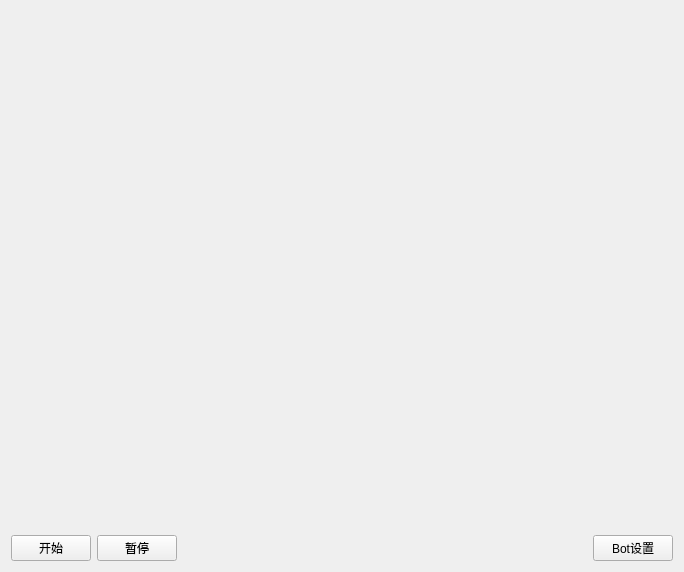
<?xml version="1.0" encoding="UTF-8"?>
<ui version="4.0">
 <class>FormGame</class>
 <widget class="QWidget" name="FormGame">
  <property name="geometry">
   <rect>
    <x>0</x>
    <y>0</y>
    <width>684</width>
    <height>572</height>
   </rect>
  </property>
  <property name="windowTitle">
   <string>游戏对局</string>
  </property>
  <layout class="QGridLayout" name="gridLayout">
   <item row="1" column="3">
    <layout class="QHBoxLayout" name="horizontalLayout">
     <item>
      <widget class="QPushButton" name="pushButtonBotSettings">
       <property name="text">
        <string>Bot设置</string>
       </property>
      </widget>
     </item>
    </layout>
   </item>
   <item row="1" column="0">
    <widget class="QPushButton" name="play">
     <property name="text">
      <string>开始</string>
     </property>
    </widget>
   </item>
   <item row="0" column="3">
    <spacer name="verticalSpacer">
     <property name="orientation">
      <enum>Qt::Vertical</enum>
     </property>
     <property name="sizeHint" stdset="0">
      <size>
       <width>20</width>
       <height>40</height>
      </size>
     </property>
    </spacer>
   </item>
   <item row="1" column="2">
    <spacer name="horizontalSpacer">
     <property name="orientation">
      <enum>Qt::Horizontal</enum>
     </property>
     <property name="sizeHint" stdset="0">
      <size>
       <width>40</width>
       <height>20</height>
      </size>
     </property>
    </spacer>
   </item>
   <item row="1" column="1">
    <widget class="QPushButton" name="pause">
     <property name="text">
      <string>暂停</string>
     </property>
    </widget>
   </item>
  </layout>
 </widget>
 <resources/>
 <connections/>
</ui>
